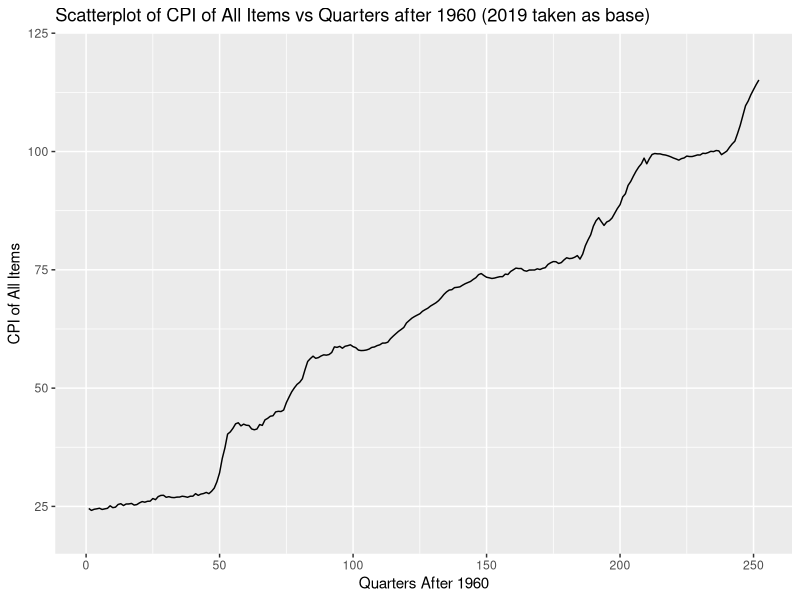

Here is the R script that generated this plot:
library(ggplot2)
setwd("/home/marcus/repos/cpi-singapore")
data <- read.csv("ConsumerPriceIndexCPI2019AsBaseYearQuarterly.csv")
#data for CPI of All Items from 1961 to 2023
genData <- as.data.frame(t(data[1, 2:253]))
genData
i = 252
add <- c()
while (i>0) {
  add <- append(add, i)
  i <- i - 1
}
genData$QuartersAfter <- add
colnames(genData)[1] <- 'AllItems'
genData$AllItems <- as.numeric(genData$AllItems)
p1961 <- ggplot(data = genData, mapping = aes (x=QuartersAfter, y=AllItems)) + geom_line() + labs(title='Scatterplot of CPI of All Items vs Quarters after 1960 (2019 taken as base)', x='Quarters After 1960', y='CPI of All Items') + coord_cartesian(ylim=c(20,120))
print(p1961)
